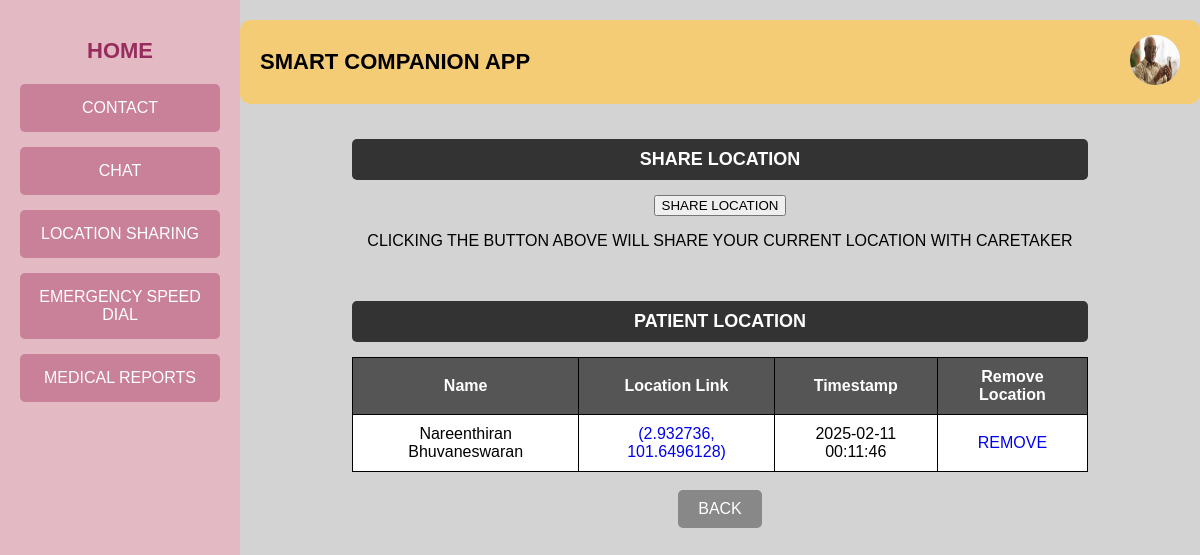
The page /locationuser (signed in) on the database as committed earlier.
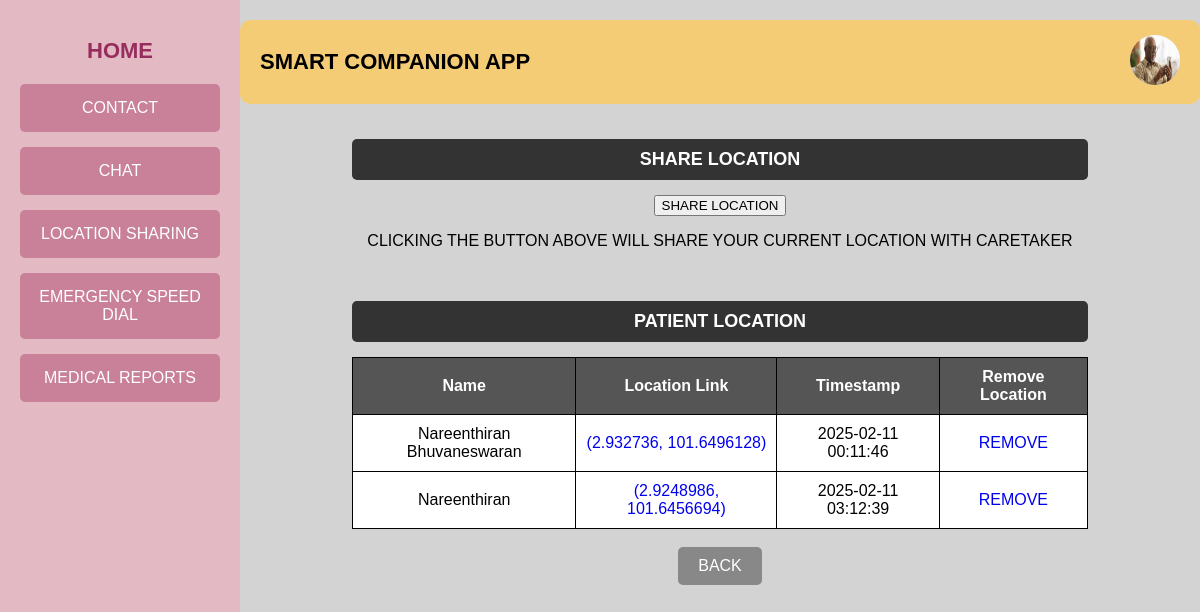
The same page on the database as committed later.
### tables this page shows
CREATE TABLE locations (
            id INTEGER PRIMARY KEY AUTOINCREMENT,
            user_id TEXT NOT NULL,
            name TEXT NOT NULL,
            latitude REAL NOT NULL,
            longitude REAL NOT NULL,
            timestamp TEXT NOT NULL
        );

### app.py (the view)
@app.route("/locationuser")
def locationuser():
    db = get_db()
    cursor = db.cursor()
    user_id = session.get('user_id')
    str_user_id = str(user_id)
    with open("static/img_log/user/"+ str_user_id + ".txt", "r") as file:
        image_name = str(file.read())
        image_url= url_for('static', filename='uploads/'+ image_name)
    cursor.execute("SELECT * FROM locations WHERE user_id = ?", (user_id,))
    location_list = cursor.fetchall()
    db.close()
    return render_template("User/location.html", image_url=image_url, contacts=location_list)

### app.py (called while the page is built)
def get_db():
    if 'db' not in g:
        g.db = sqlite3.connect('project.db')
        g.db.row_factory = sqlite3.Row
    return g.db

### templates/User/location.html (shortened to what this page needs)
<!DOCTYPE html>
<html lang="en">
<head>
    <link rel="stylesheet" href="static/contact.css">
</head>
<body>
    <div class="container">
        <div class="sidebar">
            <a href="{{ url_for('user') }}"><h2>HOME</h2></a>
            <a href="{{ url_for('contactuser') }}"><button class="nav-btn">CONTACT</button></a>
            <a href="{{ url_for('chatuser') }}"><button class="nav-btn">CHAT</button></a>
            <a href="{{ url_for('locationuser') }}"><button class="nav-btn">LOCATION SHARING</button></a>
            <a href="{{ url_for('emergencyuser') }}"><button class="nav-btn">EMERGENCY SPEED DIAL</button></a>
            <a href="{{ url_for('medicaluser') }}"><button class="nav-btn">MEDICAL REPORTS</button></a>
        </div>
        <div class="main-content">
            <div class="header">
                <h1>SMART COMPANION APP</h1>
                <div class="user-profile">
                    <a href="{{ url_for('userprofile') }}"><img src="{{ image_url }}" alt="Profile Picture" class="profile-img"></a>
                </div>
            </div>
            <div class="contacts-section">
                <div class="top-bar">
                   <h2 class="contacts-title">SHARE LOCATION</h2>
                </div>
                <div class="location-container">
                    <div class="box">
                        <button class="share-btn" onclick="shareLocation()">
                            <span>SHARE LOCATION</span>
                        </button>
                        <p id="status" class="info-text">CLICKING THE BUTTON ABOVE WILL SHARE YOUR CURRENT LOCATION WITH CARETAKER</p>
                    </div>
                </div>
            </div>
            <div class="contacts-section">
                <h2 class="contacts-title">PATIENT LOCATION</h2>
                <table class="contacts-table">
                    <tr>
                        <th>Name</th>
                        <th>Location Link</th>
                        <th>Timestamp</th>
                        <th>Remove Location</th>
                    </tr>
                    {% for contact in contacts %}
                    <tr>
                        <td>{{ contact[2] }}</td>
                        <td><a href=" https://www.google.com/maps?q={{ contact[3] }},{{ contact[4] }}" onclick="event.stopPropagation();" target="_blank">{{ contact[3], contact[4] }}</a></td>
                        <td>{{ contact[5] }}</td>
                        <td><a href="/deletelocation?time_number={{ contact[5] }}" class="edit-btn">REMOVE</a></td>
                    </tr>
                    {% endfor %}
                </table>
            </div><br>
            <a href="{{ url_for('user') }}"><button class="back-btn">BACK</button></a>
        </div>
    </div>
</body>
</html>

### static/contact.css (style rules this page uses)
body { font-family: Arial, sans-serif; margin: 0; padding: 0; background-color: #e5e5e5; }
.container { display: flex; height: 100vh; }
.sidebar { width: 200px; background-color: #e3b9c4; padding: 20px; text-align: center; }
.sidebar h2 { font-size: 20px; margin-bottom: 30px; }
.nav-btn { display: block; width: 100%; padding: 15px; margin-bottom: 15px; background-color: #c98199; border: none; color: white; font-size: 16px; cursor: pointer; border-radius: 5px; }
.main-content { flex: 1; padding: 20px; background-color: #d3d3d3; display: flex; flex-direction: column; align-items: center; }
.header { display: flex; justify-content: space-between; width: 100%; align-items: center; background-color: #f4cc75; padding: 15px 20px; border-radius: 10px; }
.header h1 { margin: 0; font-size: 22px; }
.user-profile { display: flex; align-items: center; gap: 10px; }
.user-profile img { width: 50px; height: 50px; border-radius: 50%; background-color: #ddd; }
.contacts-section { width: 80%; margin-top: 20px; text-align: center; }
.contacts-title { background-color: #333; color: white; padding: 10px; border-radius: 5px; font-size: 18px; }
.contacts-table { width: 100%; margin-top: 10px; border-collapse: collapse; background-color: white; }
.contacts-table th, .contacts-table td { border: 1px solid black; padding: 10px; text-align: center; }
.contacts-table th { background-color: #555; color: white; }
.sidebar h2 { color: #972d5d; font-size: 22px; margin-bottom: 20px; font-weight: bold; text-decoration: none; transition: color 0.3s ease; }
a { text-decoration: none; }
.back-btn, .add-btn { padding: 10px 20px; border: none; font-size: 16px; cursor: pointer; border-radius: 5px; }
.back-btn { background-color: #b8867b; color: white; }
.back-btn, .add-btn { padding: 10px 20px; border: none; border-radius: 5px; cursor: pointer; }
.back-btn { background: #888; color: white; }

Rows that differ between the two databases and show on the page:
added locations: name "Nareenthiran", latitude+longitude "(2.9248986, 101.6456694)", timestamp "2025-02-11 03:12:39"
